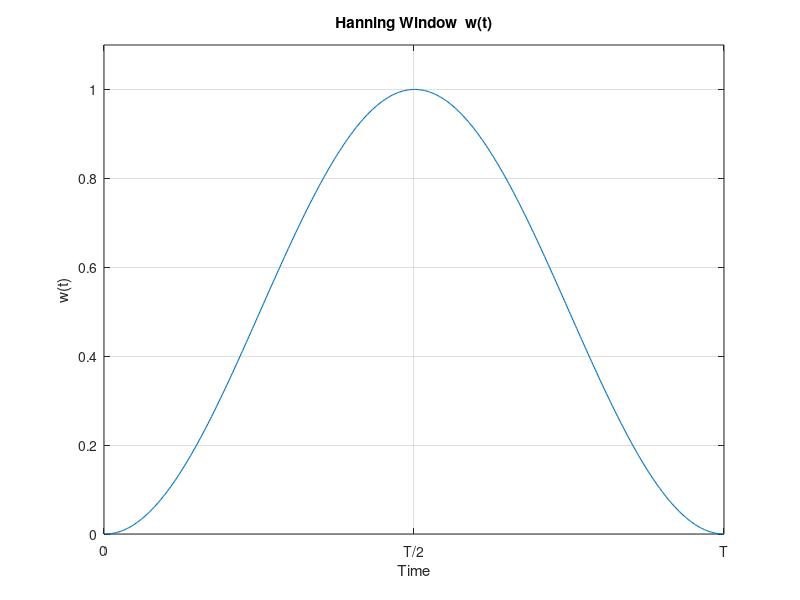

The MATLAB script that drew this image:
        
n=500;


for i=1:501
   hw(i,1)=i; 
   hw(i,2)=sin( ((i-1)*pi/n) )^2 ;
end        

hw(:,1)=hw(:,1)/hw(end,1);

figure(10);
plot(hw(:,1),hw(:,2),'linewidth',0.8);
xlabel('Time');
ylabel('w(t)');

ylim([0 1.1]);

xtt=[0 0.5 1 ];
xTT={'0';'T/2';'T'};

    set(gca,'xtick',xtt);
    set(gca,'XTickLabel',xTT);
    
    grid on;
    
%   title('Hanning Window  w(t) = 1 - [ cos (\pi t / T) ]^2');
   
   title('Hanning Window  w(t)');
   
try
   
    FS='sine9p5';
    THM=evalin('base',FS);
    disp(' FS read');
catch
     disp(' FS not read');
end
   
try
    sz=size(THM);
    n=sz(1);
    
    for i=1:n
       THM(i,2)=THM(i,2)*sin( ((i-1)*pi/n) )^2;  
    end
    
    THM(:,2)=THM(:,2)*sqrt(8/3);
    
    figure(11);
    plot(THM(:,1),THM(:,2),'linewidth',0.8);
    xlabel('Time (sec)');
    ylabel('Accel (G)');
    title('y(t) = 1.0 sin (2\pi t)   with Compensated Hanning Window');
    grid on;
    xlim([0 9.5]);
    
catch
end